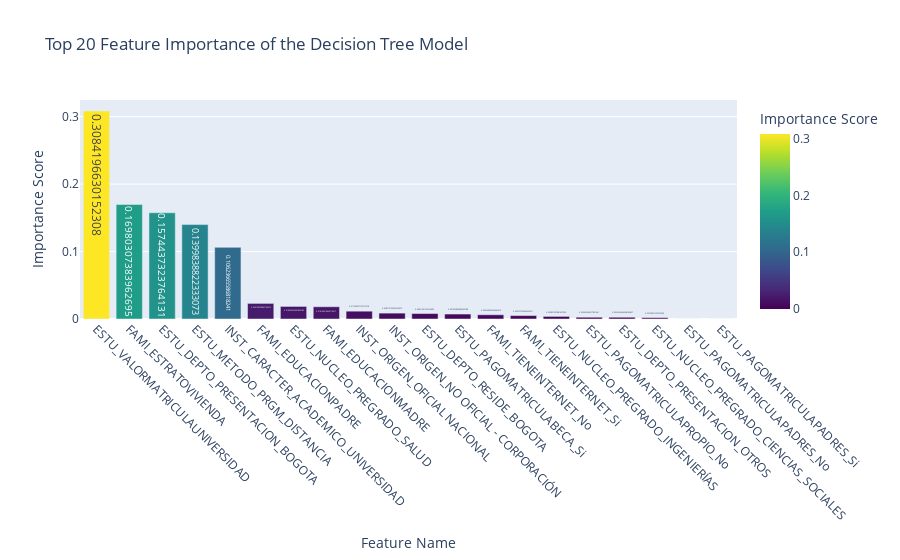

Notebook code cell kept with this figure:
### Code cell
# Feature Importance Plot
importances = model.named_steps['classifier'].feature_importances_
feature_names = model.named_steps['preprocessor'].get_feature_names_out()
importance_df = pd.DataFrame({
    'Feature': feature_names,
    'Importance': importances
}).sort_values(by='Importance', ascending=False).head(20)

fig = px.bar(importance_df,
             x='Feature',
             y='Importance',
             title='Top 20 Feature Importance of the Decision Tree Model',
             labels={'Feature': 'Feature Name', 'Importance': 'Importance Score'},
             color='Importance',
             color_continuous_scale='Viridis',
             text='Importance')
fig.update_layout(xaxis_tickangle=45)
fig.show()

### Figure 1 — Plotly figure (JSON) as saved in the notebook; plotly's stock layout.template omitted (floating-point values rounded to 4 significant figures)
{"data": [{"hovertemplate": "Feature Name=%{x}<br>Importance Score=%{marker.color}<extra></extra>", "legendgroup": "", "marker": {"color": [0.3084, 0.1698, 0.1574, 0.14, 0.1062, 0.02313, 0.01863, 0.01815, 0.01159, 0.008715, 0.008115, 0.007356, 0.006264, 0.005078, 0.003831, 0.00264, 0.002624, 0.001984, 0.0, 0.0], "coloraxis": "coloraxis", "pattern": {"shape": ""}}, "name": "", "orientation": "v", "showlegend": false, "text": [0.3084, 0.1698, 0.1574, 0.14, 0.1062, 0.02313, 0.01863, 0.01815, 0.01159, 0.008715, 0.008115, 0.007356, 0.006264, 0.005078, 0.003831, 0.00264, 0.002624, 0.001984, 0.0, 0.0], "textposition": "auto", "type": "bar", "x": ["ESTU_VALORMATRICULAUNIVERSIDAD", "FAMI_ESTRATOVIVIENDA", "ESTU_DEPTO_PRESENTACION_BOGOTA", "ESTU_METODO_PRGM_DISTANCIA", "INST_CARACTER_ACADEMICO_UNIVERSIDAD", "FAMI_EDUCACIONPADRE", "ESTU_NUCLEO_PREGRADO_SALUD", "FAMI_EDUCACIONMADRE", "INST_ORIGEN_OFICIAL NACIONAL", "INST_ORIGEN_NO OFICIAL - CORPORACIÓN", "ESTU_DEPTO_RESIDE_BOGOTA", "ESTU_PAGOMATRICULABECA_Si", "FAMI_TIENEINTERNET_No", "FAMI_TIENEINTERNET_Si", "ESTU_NUCLEO_PREGRADO_INGENIERÍAS", "ESTU_PAGOMATRICULAPROPIO_No", "ESTU_DEPTO_PRESENTACION_OTROS", "ESTU_NUCLEO_PREGRADO_CIENCIAS_SOCIALES", "ESTU_PAGOMATRICULAPADRES_No", "ESTU_PAGOMATRICULAPADRES_Si"], "xaxis": "x", "y": [0.3084, 0.1698, 0.1574, 0.14, 0.1062, 0.02313, 0.01863, 0.01815, 0.01159, 0.008715, 0.008115, 0.007356, 0.006264, 0.005078, 0.003831, 0.00264, 0.002624, 0.001984, 0.0, 0.0], "yaxis": "y"}], "layout": {"barmode": "relative", "coloraxis": {"colorbar": {"title": {"text": "Importance Score"}}, "colorscale": [[0, "#440154"], [0.1111, "#482878"], [0.2222, "#3e4989"], [0.3333, "#31688e"], [0.4444, "#26828e"], [0.5556, "#1f9e89"], [0.6667, "#35b779"], [0.7778, "#6ece58"], [0.8889, "#b5de2b"], [1, "#fde725"]]}, "legend": {"tracegroupgap": 0}, "title": {"text": "Top 20 Feature Importance of the Decision Tree Model"}, "xaxis": {"anchor": "y", "domain": [0, 1], "tickangle": 45, "title": {"text": "Feature Name"}}, "yaxis": {"anchor": "x", "domain": [0, 1], "title": {"text": "Importance Score"}}}}
